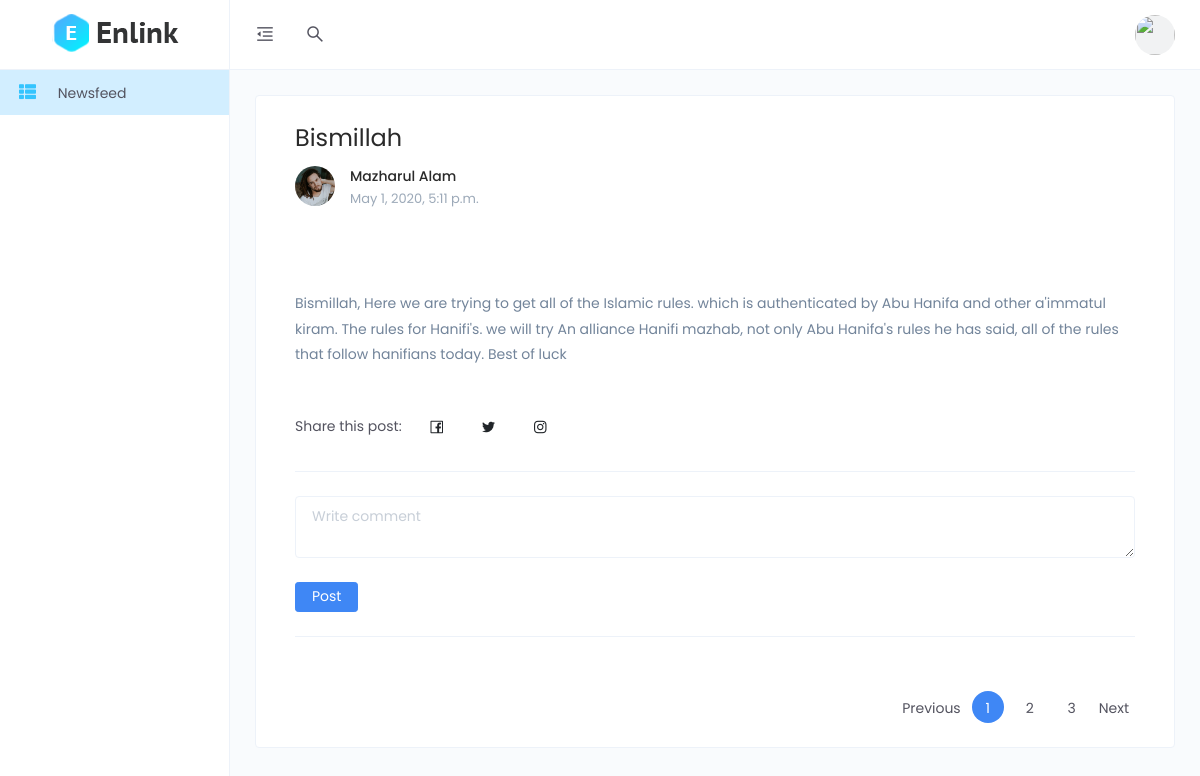
/posts/1, run on the app's committed database.
### post/models.py (models this page shows, shortened)
class Post(models.Model):
    owner = models.ForeignKey(User,on_delete=models.CASCADE,related_name='author')
    title = models.CharField(max_length=50)
    post = models.TextField()
    reference = models.CharField(max_length=250)
    created_at = models.DateTimeField(auto_now_add=True,blank=True)
    updated_at = models.DateTimeField(auto_now=True,blank=True)
    status = models.BooleanField(default=False)

### post/views.py (the view)
# urls.py: path('<int:post_id>',views.single_post,name="single_post"),
def single_post(request,post_id):
    p = Post.objects.get(id=post_id)
    return render(request,'home/post.html',{'post':p})

### template/home/post.html (shortened to what this page needs)
{% extends 'app.html' %}
{% load static %}
{% block 'newsfeed-active' %}active{% endblock %}
{% block 'content' %}
<div class="page-container">
  <div class="main-content">
    <div class="card">
        <div class="card-body">
            <div class="container">
                <h2 class="font-weight-normal m-b-10">{{ post.title }}</h2>
                <div class="d-flex m-b-30">
                    <div class="avatar avatar-cyan avatar-img">
                        <img src="assets/images/avatars/thumb-6.jpg" alt="">
                    </div>
                    <div class="m-l-15">
                        <a href="javascript:void(0);" class="text-dark m-b-0 font-weight-semibold">{{post.owner.first_name}} {{post.owner.last_name }}</a>
                        <p class="m-b-0 text-muted font-size-13">{{ post.updated_at }}</p>
                    </div>
                </div>
                <div class="m-t-30">
                    <p>{{post.post}}</p>
                </div>
                <div class="d-flex m-t-40 align-items-center">
                    <span class="m-r-15">Share this post: </span>
                    <ul class="list-inline m-b-0">
                        <li class="list-inline-item">
                            <button class="font-size-16 btn btn-hover btn-icon btn-rounded">
                                <i class="anticon anticon-facebook"></i>
                            </button>
                        </li>
                        <li class="list-inline-item">
                            <button class="font-size-16 btn btn-hover btn-icon btn-rounded">
                                <i class="anticon anticon-twitter"></i>
                            </button>
                        </li>
                        <li class="list-inline-item">
                            <button class="font-size-16 btn btn-hover btn-icon btn-rounded">
                                <i class="anticon anticon-instagram"></i>
                            </button>
                        </li>
                    </ul>
                </div>
                <hr>
                <div class="form-group">
                    <textarea id="comment" class="form-control" placeholder="Write comment"></textarea>
                </div>
                <button id="addComment" class="btn btn-primary btn-sm">Post</button>
                <div id="comment_sections">
                    <hr>
                    <div class="m-t-30">
                        <nav>
                            <ul class="pagination justify-content-end">
                                <li class="page-item"><a class="page-link" href="#">Previous</a></li>
                                <li class="page-item active"><a class="page-link" href="#">1</a></li>
                                <li class="page-item"><a class="page-link" href="#">2</a></li>
                                <li class="page-item"><a class="page-link" href="#">3</a></li>
                                <li class="page-item"><a class="page-link" href="#">Next</a></li>
                            </ul>
                        </nav>
                    </div>
                </div>
            </div>
        </div>
    </div>
  </div>
</div>
{% endblock %}

### template/app.html (shortened to what this page needs)
<!DOCTYPE html>
<html lang="en">
<head>
{% load static %}
  <link rel="stylesheet" href="{% static 'css/app.min.css' %}">
</head>
<body>
<div class="app">
  <div class="layout">
<div class="header">
  <div class="logo logo-dark">
      <a href="index.html">
          <img src="{% static 'images/logo/logo.png' %}" alt="Logo">
      </a>
  </div>
  <div class="nav-wrap">
    <ul class="nav-left">
        <li class="desktop-toggle">
            <a href="javascript:void(0);">
                <i class="anticon"></i>
            </a>
        </li>
        <li>
            <a href="javascript:void(0);" data-toggle="modal" data-target="#search-drawer">
                <i class="anticon anticon-search"></i>
            </a>
        </li>
    </ul>
      <ul class="nav-right">
          <li class="dropdown dropdown-animated scale-left">
              <div class="pointer" data-toggle="dropdown">
                  <div class="avatar avatar-image  m-h-10 m-r-15">
                      <img src="{% static 'images/avatars/thumb-3.jpg' %}"  alt="">
                  </div>
              </div>
          </li>
      </ul>
  </div>
  </div>
  <div class="side-nav">
    <div class="side-nav-inner">
        <ul class="side-nav-menu scrollable">
            <li class="nav-item {% block 'newsfeed-active' %}{% endblock %}">
                <a href="/">
                    <span class="icon-holder">
                        <i style="color: #34c4fe;" class="fas fa-th-list"></i>
                    </span>
                    <span class="title">Newsfeed</span>
                </a>
            </li>
        </ul>
    </div>
</div>
  {% block 'content' %}{% endblock %}
  </div>
</div>
</body>
</html>

### template/app.html (style rules this page uses)
.side-nav .side-nav-inner .side-nav-menu li.active { background: #d2eeff; }

### data on the page
Post: title "Bismillah", owner.first_name "Mazharul", owner.last_name "Alam", updated_at "May 1, 2020, 5:11 p.m.", post "Bismillah, Here we are trying to get all of the Islamic rules. which is authenticated by Abu Hanifa and other a'immatul kiram. The rules for Hanifi's. we will try An alliance Hanifi mazhab, not only Abu Hanifa's rules he has said, all of the rules that follow hanifians today. Best of luck"
